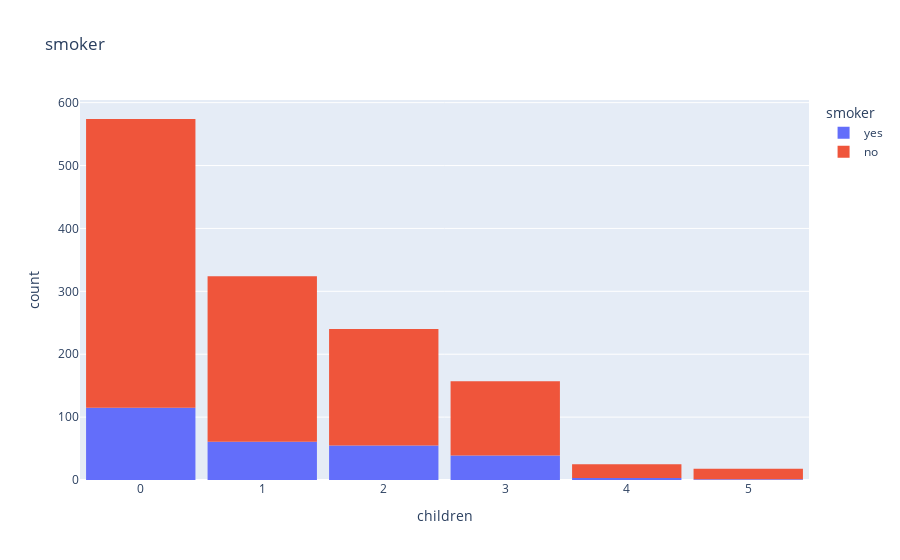

Source (notebook cell):
### Markdown cell above
#### Ejercicio: Muestre la distribución por sexo, region y por hijos, y valide lo que aparece en el dashboard

### Code cell
histogram_hijos = px.histogram(medical_df, x='children', color='smoker', title='smoker')
histogram_hijos.update_layout(bargap=0.1)
histogram_hijos

### Figure 1 — Plotly figure (JSON) as saved in the notebook; plotly's stock layout.template omitted (floating-point values rounded to 4 significant figures; data arrays with more than 128 entries replaced by an {"elided": "..."} marker saying what was removed)
{"data": [{"bingroup": "x", "hovertemplate": "smoker=yes<br>children=%{x}<br>count=%{y}<extra></extra>", "legendgroup": "yes", "marker": {"color": "#636efa", "pattern": {"shape": ""}}, "name": "yes", "orientation": "v", "showlegend": true, "type": "histogram", "x": {"elided": "274 int values"}, "xaxis": "x", "yaxis": "y"}, {"bingroup": "x", "hovertemplate": "smoker=no<br>children=%{x}<br>count=%{y}<extra></extra>", "legendgroup": "no", "marker": {"color": "#EF553B", "pattern": {"shape": ""}}, "name": "no", "orientation": "v", "showlegend": true, "type": "histogram", "x": {"elided": "1064 int values"}, "xaxis": "x", "yaxis": "y"}], "layout": {"bargap": 0.1, "barmode": "relative", "legend": {"title": {"text": "smoker"}, "tracegroupgap": 0}, "title": {"text": "smoker"}, "xaxis": {"anchor": "y", "domain": [0, 1], "title": {"text": "children"}}, "yaxis": {"anchor": "x", "domain": [0, 1], "title": {"text": "count"}}}}
